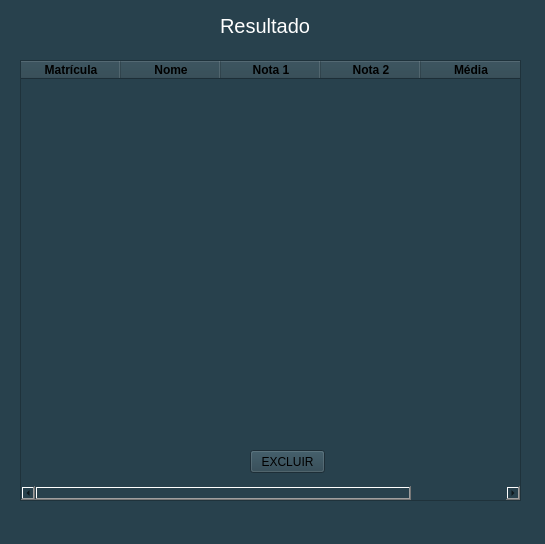
<?xml version="1.0" encoding="UTF-8"?>
<ui version="4.0">
 <class>MainWindow</class>
 <widget class="QMainWindow" name="MainWindow">
  <property name="geometry">
   <rect>
    <x>0</x>
    <y>0</y>
    <width>545</width>
    <height>544</height>
   </rect>
  </property>
  <property name="windowTitle">
   <string>MainWindow</string>
  </property>
  <property name="styleSheet">
   <string notr="true">background-color: rgb(40, 65, 77);</string>
  </property>
  <widget class="QWidget" name="centralwidget">
   <widget class="QLabel" name="label">
    <property name="geometry">
     <rect>
      <x>220</x>
      <y>10</y>
      <width>91</width>
      <height>31</height>
     </rect>
    </property>
    <property name="font">
     <font>
      <pointsize>15</pointsize>
     </font>
    </property>
    <property name="styleSheet">
     <string notr="true">color: rgb(255, 255, 255);</string>
    </property>
    <property name="text">
     <string>Resultado</string>
    </property>
   </widget>
   <widget class="QTableWidget" name="tableWidget">
    <property name="geometry">
     <rect>
      <x>20</x>
      <y>60</y>
      <width>501</width>
      <height>441</height>
     </rect>
    </property>
    <column>
     <property name="text">
      <string>Matrícula</string>
     </property>
     <property name="font">
      <font>
       <weight>75</weight>
       <bold>true</bold>
      </font>
     </property>
    </column>
    <column>
     <property name="text">
      <string>Nome</string>
     </property>
     <property name="font">
      <font>
       <weight>75</weight>
       <bold>true</bold>
      </font>
     </property>
    </column>
    <column>
     <property name="text">
      <string>Nota 1</string>
     </property>
     <property name="font">
      <font>
       <weight>75</weight>
       <bold>true</bold>
      </font>
     </property>
    </column>
    <column>
     <property name="text">
      <string>Nota 2</string>
     </property>
     <property name="font">
      <font>
       <weight>75</weight>
       <bold>true</bold>
      </font>
     </property>
    </column>
    <column>
     <property name="text">
      <string>Média</string>
     </property>
     <property name="font">
      <font>
       <weight>75</weight>
       <bold>true</bold>
      </font>
     </property>
    </column>
   </widget>
   <widget class="QPushButton" name="pushButton">
    <property name="geometry">
     <rect>
      <x>250</x>
      <y>450</y>
      <width>75</width>
      <height>23</height>
     </rect>
    </property>
    <property name="text">
     <string>EXCLUIR</string>
    </property>
   </widget>
  </widget>
  <widget class="QMenuBar" name="menubar">
   <property name="geometry">
    <rect>
     <x>0</x>
     <y>0</y>
     <width>545</width>
     <height>21</height>
    </rect>
   </property>
  </widget>
  <widget class="QStatusBar" name="statusbar"/>
 </widget>
 <resources/>
 <connections/>
</ui>
